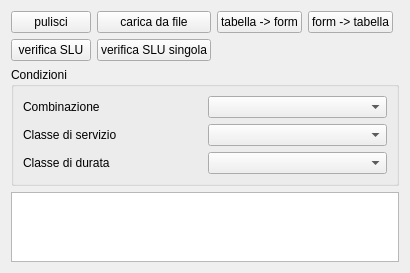
         <widget class="QWidget" name="scrollAreaWidgetContents_3">
          <property name="geometry">
           <rect>
            <x>0</x>
            <y>0</y>
            <width>377</width>
            <height>258</height>
           </rect>
          </property>
          <layout class="QGridLayout" name="gridLayout_33">
           <item row="0" column="0">
            <widget class="QPushButton" name="dataSetClearPButton">
             <property name="text">
              <string>pulisci</string>
             </property>
            </widget>
           </item>
           <item row="0" column="1">
            <widget class="QPushButton" name="dataSetLoadFromFilePButton">
             <property name="text">
              <string>carica da file</string>
             </property>
            </widget>
           </item>
           <item row="0" column="2">
            <widget class="QPushButton" name="dataSetFromTableToFormPButton">
             <property name="text">
              <string>tabella -&gt; form</string>
             </property>
            </widget>
           </item>
           <item row="0" column="3">
            <widget class="QPushButton" name="dataSetFromFormToTablePButton">
             <property name="text">
              <string>form -&gt; tabella</string>
             </property>
            </widget>
           </item>
           <item row="0" column="4">
            <spacer name="horizontalSpacer">
             <property name="orientation">
              <enum>Qt::Horizontal</enum>
             </property>
             <property name="sizeHint" stdset="0">
              <size>
               <width>346</width>
               <height>20</height>
              </size>
             </property>
            </spacer>
           </item>
           <item row="1" column="0">
            <widget class="QPushButton" name="dataSetVerifyULSAllPButton">
             <property name="text">
              <string>verifica SLU</string>
             </property>
            </widget>
           </item>
           <item row="1" column="1">
            <widget class="QPushButton" name="dataSetVerifyULSPButton">
             <property name="text">
              <string>verifica SLU singola</string>
             </property>
            </widget>
           </item>
           <item row="2" column="0" colspan="5">
            <widget class="QGroupBox" name="dataSetLoadDataGBox">
             <property name="title">
              <string>Condizioni</string>
             </property>
             <layout class="QGridLayout" name="gridLayout_24">
              <item row="0" column="0">
               <widget class="QLabelRichName" name="dataSetLSTypeLabel">
                <property name="text">
                 <string>Combinazione</string>
                </property>
               </widget>
              </item>
              <item row="0" column="1">
               <widget class="QComboBoxEnum" name="dataSetLSTypeComboBox"/>
              </item>
              <item row="1" column="0">
               <widget class="QLabelRichName" name="dataSetServiceClassLabel">
                <property name="text">
                 <string>Classe di servizio</string>
                </property>
               </widget>
              </item>
              <item row="1" column="1">
               <widget class="QComboBoxEnum" name="dataSetServiceClassComboBox"/>
              </item>
              <item row="2" column="0">
               <widget class="QLabelRichName" name="dataSetDurationClassLabel">
                <property name="text">
                 <string>Classe di durata</string>
                </property>
               </widget>
              </item>
              <item row="2" column="1">
               <widget class="QComboBoxEnum" name="dataSetDurationClassComboBox"/>
              </item>
             </layout>
            </widget>
           </item>
           <item row="3" column="0" colspan="5">
            <widget class="QTableView" name="dataSetTableView"/>
           </item>
          </layout>
         </widget>
